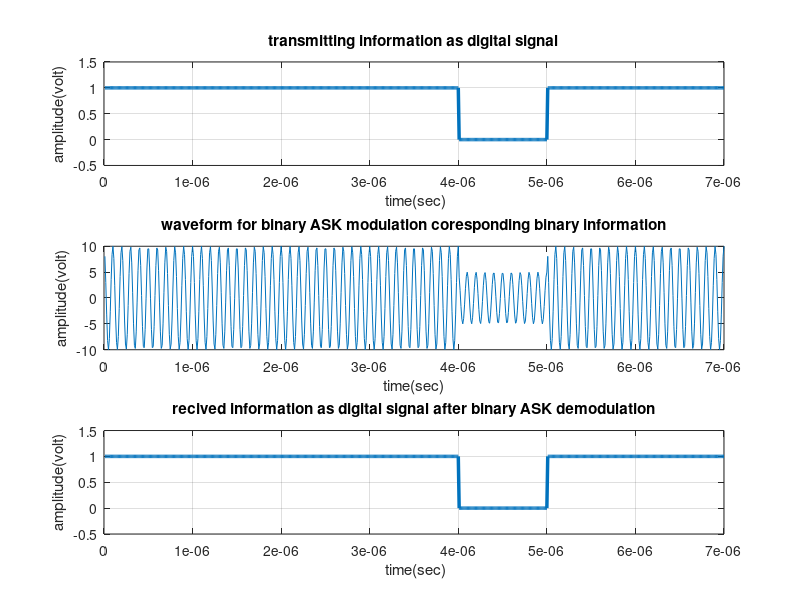

Reproduce this figure in MATLAB.
clc;
clear all;
close all;

%% Binary Information
x=[1 1 1 1 0 1 1];                                    % Binary Information
bp=.000001;                                                    % bit period
disp(' Binary information at Trans mitter :');
disp(x);

bit=[]; 
for n=1:1:length(x)
    if x(n)==1;
       se=ones(1,100);
    else x(n)==0;
        se=zeros(1,100);
    end
     bit=[bit se];

end
t1=bp/100:bp/100:100*length(x)*(bp/100);
subplot(3,1,1);
plot(t1,bit,'lineWidth',2.5);grid on;
axis([ 0 bp*length(x) -.5 1.5]);
ylabel('amplitude(volt)');
xlabel(' time(sec)');
title('transmitting information as digital signal');

%% Binary-ASK modulation
A1=10;                      % Amplitude of carrier signal for information 1
A2=5;                       % Amplitude of carrier signal for information 0
br=1/bp;                                                         % bit rate
f=br*10;                                                 % carrier frequency 
t2=bp/99:bp/99:bp;                 
ss=length(t2);
m=[];
for (i=1:1:length(x))
    if (x(i)==1)
        y=A1*cos(2*pi*f*t2);
    else
        y=A2*cos(2*pi*f*t2);
    end
    m=[m y];
end
t3=bp/99:bp/99:bp*length(x);
subplot(3,1,2);
plot(t3,m);
xlabel('time(sec)');
ylabel('amplitude(volt)');
title('waveform for binary ASK modulation coresponding binary information');




%% Binary ASK demodulation 
mn=[];
for n=ss:ss:length(m)
  t=bp/99:bp/99:bp;
  y=cos(2*pi*f*t);                                        % carrier siignal 
  mm=y.*m((n-(ss-1)):n);
  t4=bp/99:bp/99:bp;
  z=trapz(t4,mm)                                              % intregation 
  zz=round((2*z/bp))                                     
  if(zz>7.5)                                  % logic level = (A1+A2)/2=7.5
    a=1;
  else
    a=0;
  end
  mn=[mn a];
end
disp(' Binary information at Reciver :');
disp(mn);


%% Representation of binary information as digital signal which achived after ASK demodulation 
bit=[];
for n=1:length(mn);
    if mn(n)==1;
       se=ones(1,100);
    else mn(n)==0;
        se=zeros(1,100);
    end
     bit=[bit se];

end
t4=bp/100:bp/100:100*length(mn)*(bp/100);
subplot(3,1,3)
plot(t4,bit,'LineWidth',2.5);grid on;
axis([ 0 bp*length(mn) -.5 1.5]);
ylabel('amplitude(volt)');
xlabel(' time(sec)');
title('recived information as digital signal after binary ASK demodulation');